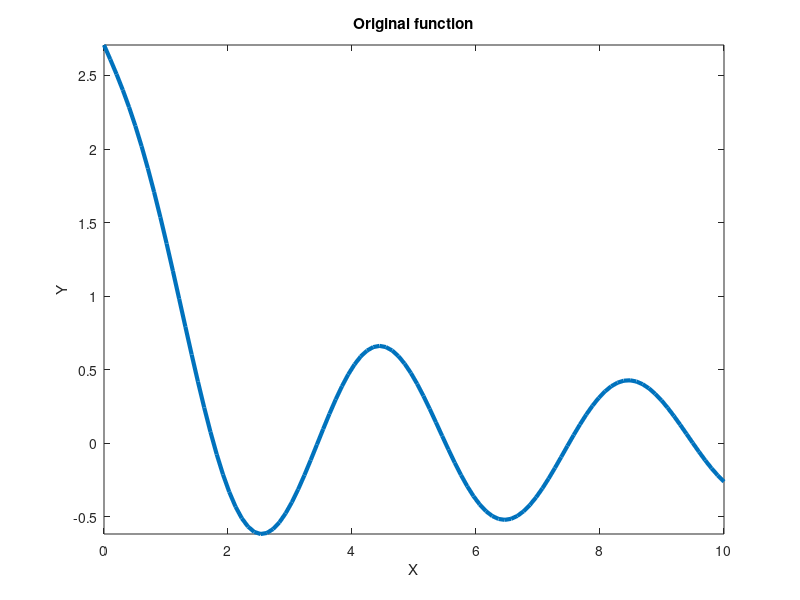

Here is the MATLAB script that generated this plot: (Note: this script raises an error after producing the figure.)
close all;  %열려 있는 plot 창 모두 닫기
clear   %모든 변수 초기화
clc     %명령 창 초기화

%% Plot original function
x_og = linspace(0,10,100);   %original function의 x축 성분 생성 (0,10)구간
y_og = 2*exp(-x_og) + (exp(-0.1*x_og).*sin(((pi/2)*x_og)+pi/4));   %original function의 y축 성분 생성
figure('Position', [0 200 540 420]);     %figure 생성, [0,200]위치에 540x420크기로 
plot(x_og,y_og,"LineWidth",3)    %x_original과 y_original을 각각 x축, y축으로 하여, 3의 굵기로 그래프 그림
title("Original function")      %제목 설정
xlabel("X")     %x축 이름 설정
ylabel("Y")     %y축 이름 설정
axis([0 10 min(y_og) max(y_og)]);       %축 범위 설정

%% Plot Approximation
for iter=1:3        %iter가 1에서 3이 될 때까지 반복 
    datanum = [40 10 3];    %approximation을 수행하기 위해 생성할 데이터의 개수 저장
    [x,y,point_x,b,N]=data2(datanum(iter));    %데이터 생성
    lagrange(N,b,x,y,point_x,0,10,y_og)   %lagrange approximation 수행
    newton(N,b,x,y,point_x,0,10,y_og)     %Newton polynomial approximation 수행
end      %반복문 종료